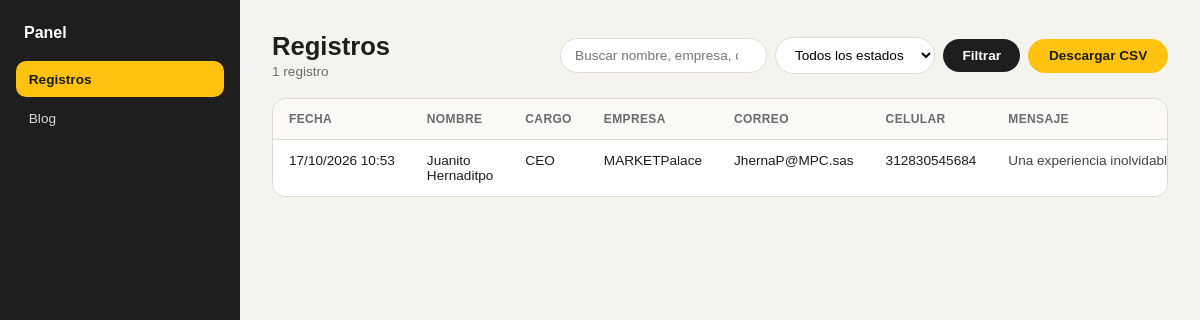
The page /panel/ (signed in) on the database its author committed.
### app/models.py (models this page shows, shortened)
class Lead(models.Model):
    class Estado(models.TextChoices):
        NUEVO = "nuevo", "Nuevo"
        CONTACTADO = "contactado", "Contactado"
        COTIZADO = "cotizado", "Cotizado"
        CERRADO = "cerrado", "Cerrado"
        DESCARTADO = "descartado", "Descartado"
    nombre = models.CharField(max_length=120)
    cargo = models.CharField(max_length=120, blank=True)
    empresa = models.CharField(max_length=150)
    correo = models.EmailField("correo corporativo")
    celular = models.CharField("celular / WhatsApp", max_length=30)
    mensaje = models.TextField("¿Qué quieres que viva tu equipo?", blank=True)
    estado = models.CharField(max_length=20, choices=Estado.choices, default=Estado.NUEVO)
    creado = models.DateTimeField(auto_now_add=True)
    utm_source = models.CharField(max_length=100, blank=True)
    utm_medium = models.CharField(max_length=100, blank=True)
    utm_campaign = models.CharField(max_length=100, blank=True)
    class Meta:
        ordering = ["-creado"]
    class Estado(models.TextChoices):
        NUEVO = "nuevo", "Nuevo"
        CONTACTADO = "contactado", "Contactado"
        COTIZADO = "cotizado", "Cotizado"
        CERRADO = "cerrado", "Cerrado"
        DESCARTADO = "descartado", "Descartado"
    nombre = models.CharField(max_length=120)
    cargo = models.CharField(max_length=120, blank=True)
    empresa = models.CharField(max_length=150)
    correo = models.EmailField("correo corporativo")
    celular = models.CharField("celular / WhatsApp", max_length=30)
    mensaje = models.TextField("¿Qué quieres que viva tu equipo?", blank=True)
    estado = models.CharField(
        max_length=20, choices=Estado.choices, default=Estado.NUEVO
    )
    creado = models.DateTimeField(auto_now_add=True)
    utm_source = models.CharField(max_length=100, blank=True)
    utm_medium = models.CharField(max_length=100, blank=True)
    utm_campaign = models.CharField(max_length=100, blank=True)
    class Meta:
        ordering = ["-creado"]
        indexes = [models.Index(fields=[ "-creado"])]

### app/views.py (the view)
# urls.py: path("panel/", views.panel, name="panel"),
@solo_staff
def panel(request):
    leads, q, estado = _leads_filtrados(request)
    pagina = Paginator(leads, 50).get_page(request.GET.get("page"))
    params = request.GET.copy()
    params.pop("page", None)
    return render(request, "panel_leads.html", {
        "pagina": pagina,
        "total": pagina.paginator.count,
        "q": q,
        "estado": estado,
        "estados": Lead.Estado.choices,
        "qs": params.urlencode(),
    })

### app/views.py (called while the page is built)
def _leads_filtrados(request):
    leads = Lead.objects.all()
    q = request.GET.get("q", "").strip()
    estado = request.GET.get("estado", "")
    if q:
        leads = leads.filter(
            Q(nombre__icontains=q) | Q(empresa__icontains=q)
            | Q(correo__icontains=q) | Q(celular__icontains=q)
        )
    if estado:
        leads = leads.filter(estado=estado)
    return leads, q, estado

### app/templates/panel_leads.html (shortened to what this page needs)
{% extends "panel_base.html" %}
{% block nav_leads %}activa{% endblock %}
{% block contenido %}
  <div class="encabezado">
    <div>
      <h2>Registros</h2>
      <p>{{ total }} registro{{ total|pluralize }}{% if q or estado %} con los filtros aplicados{% endif %}</p>
    </div>
    <div class="barra">
      <form method="get" class="barra">
        <input type="search" name="q" value="{{ q }}" placeholder="Buscar nombre, empresa, correo…" aria-label="Buscar">
        <select name="estado" aria-label="Estado">
          <option value="">Todos los estados</option>
        </select>
        <button type="submit">Filtrar</button>
      </form>
      <a class="btn" href="{% url 'panel_csv' %}{% if qs %}?{{ qs }}{% endif %}">Descargar CSV</a>
    </div>
  </div>
  <div class="tabla-wrap">
    {% if pagina.object_list %}
      <table>
        <thead>
          <tr>
            <th>Fecha</th><th>Nombre</th><th>Cargo</th><th>Empresa</th><th>Correo</th>
            <th>Celular</th><th>Mensaje</th><th>Estado</th><th>Campaña</th>
          </tr>
        </thead>
        <tbody>
          {% for lead in pagina %}
            <tr>
              <td class="fijo">{{ lead.creado|date:"d/m/Y H:i" }}</td>
              <td>{{ lead.nombre }}</td>
              <td>{{ lead.cargo|default:"—" }}</td>
              <td>{{ lead.empresa }}</td>
              <td class="fijo"><a href="mailto:{{ lead.correo }}">{{ lead.correo }}</a></td>
              <td class="fijo"><a href="tel:{{ lead.celular }}">{{ lead.celular }}</a></td>
              <td class="mensaje">{{ lead.mensaje|default:"—" }}</td>
            </tr>
          {% endfor %}
        </tbody>
      </table>
    {% else %}
      <p class="vacio">No hay registros{% if q or estado %} que coincidan con el filtro{% endif %}.</p>
    {% endif %}
  </div>
{% endblock %}

### app/templates/panel_base.html (style rules this page uses)
:root { --amarillo:#FFC20E; --negro:#1E1E1E; --crema:#F4F3EE; --gris:#6B6B6B; --borde:#DEDBD2; }
*,*::before,*::after { box-sizing:border-box; }
body { margin:0; font-family:"Poppins",Arial,sans-serif; color:var(--negro); background:var(--crema); }
a { color:inherit; text-decoration:none; }
.encabezado { display:flex; justify-content:space-between; align-items:center; gap:1rem; flex-wrap:wrap; margin-bottom:1.2rem; }
.encabezado h2 { margin:0; font-size:1.6rem; }
.btn { display:inline-block; border:0; cursor:pointer; font:inherit; font-size:.85rem; font-weight:600; padding:.6rem 1.3rem; border-radius:999px; background:var(--amarillo); color:var(--negro); }

### app/templates/panel_leads.html (style rules this page uses)
.barra { display:flex; gap:.5rem; flex-wrap:wrap; align-items:center; }
.barra input, .barra select { font:inherit; font-size:.85rem; padding:.55rem .9rem; border:1px solid var(--borde); border-radius:999px; background:#fff; }
.barra button { font:inherit; font-size:.85rem; font-weight:600; padding:.55rem 1.2rem; border:0; border-radius:999px; background:var(--negro); color:#fff; cursor:pointer; }
.encabezado p { margin:.2rem 0 0; color:var(--gris); font-size:.85rem; }
.tabla-wrap { overflow-x:auto; background:#fff; border:1px solid var(--borde); border-radius:14px; }
table { width:100%; min-width:900px; border-collapse:collapse; font-size:.85rem; }
th, td { padding:.8rem 1rem; text-align:left; vertical-align:top; border-bottom:1px solid var(--borde); }
th { font-size:.75rem; font-weight:600; color:var(--gris); background:#FAF9F5; white-space:nowrap; text-transform:uppercase; letter-spacing:.03em; }
tbody tr:last-child td { border-bottom:0; }
td.fijo { white-space:nowrap; }
td.mensaje { min-width:240px; max-width:380px; color:#444; overflow-wrap:anywhere; }

### rows shown on the page
Lead: creado "17/10/2026 10:53", nombre "Juanito Hernaditpo", cargo "CEO", empresa "MARKETPalace", correo "JhernaP@MPC.sas", celular "312830545684", mensaje "Una experiencia…"

### other values the page prints
{{ total }} "1"
